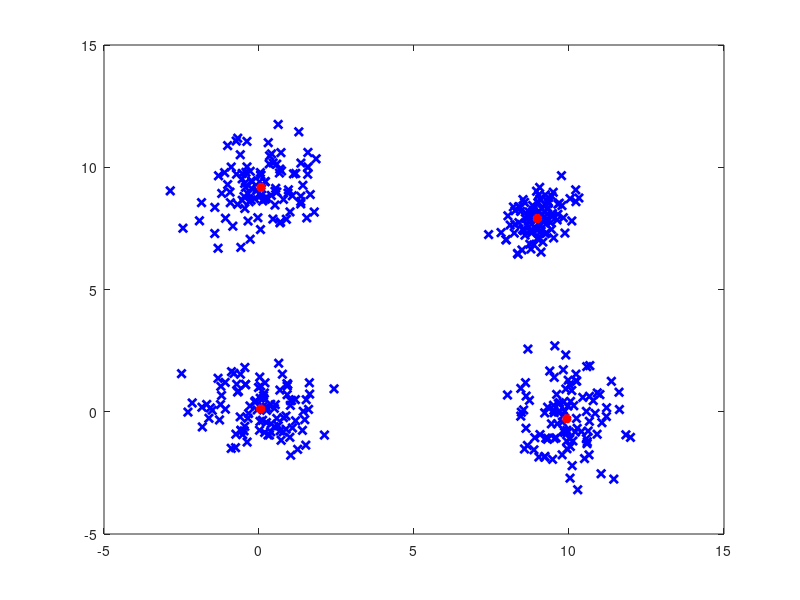
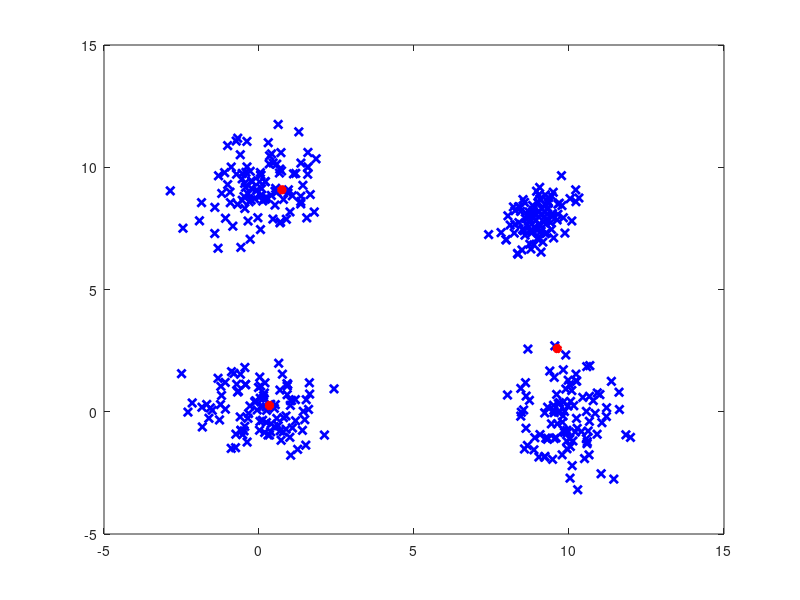
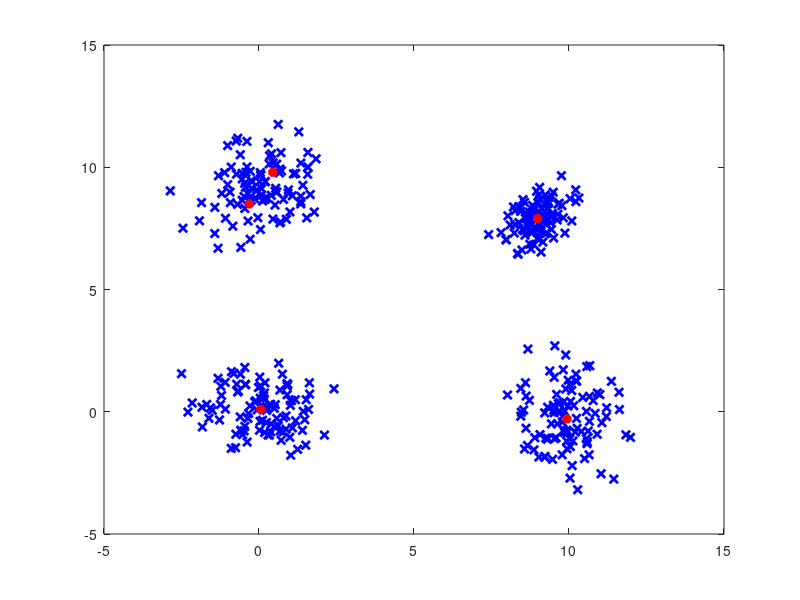

Write the MATLAB code that produced these figures, in order.
pkg load fuzzy-logic-toolkit

m1=[0;0];
m2=[10;0];
m3=[0;9];
m4=[9;8];
S1=eye(2);
S2=[1 0.2;0.2 1.5];
S3=[1 0.4;0.4 1.1];
S4=[0.3 0.2;0.2 0.5];

N=100;

randn('seed',0);

mat1=mvnrnd(m1,S1,N);
mat2=mvnrnd(m2,S2,N);
mat3=mvnrnd(m3,S3,N);
mat4=mvnrnd(m4,S4,N);
input_data=[mat1; mat2; mat3; mat4];

number_of_clusters = [4 3 5];
for cluster=number_of_clusters
   [cluster_centers, soft_partition, obj_fcn_history] = ...
     fcm (input_data, cluster, [NaN NaN NaN 0])

   ## Plot the data points in two dimensions (using features 1 & 2)
   ## as small blue x's.
   figure ('NumberTitle', 'off', 'Name', 'FCM Demo 2');
   for i = 1 : rows (input_data)
     plot (input_data(i, 1), input_data(i, 2), 'LineWidth', 2, ...
           'marker', 'x', 'color', 'b');
     hold on;
   endfor

   ## Plot the cluster centers in two dimensions
   ## (using features 1 & 2) as larger red *'s.
   for i = 1 : cluster
     plot (cluster_centers(i, 1), cluster_centers(i, 2), ...
           'LineWidth', 4, 'marker', '*', 'color', 'r');
     hold on;
   endfor

endfor


